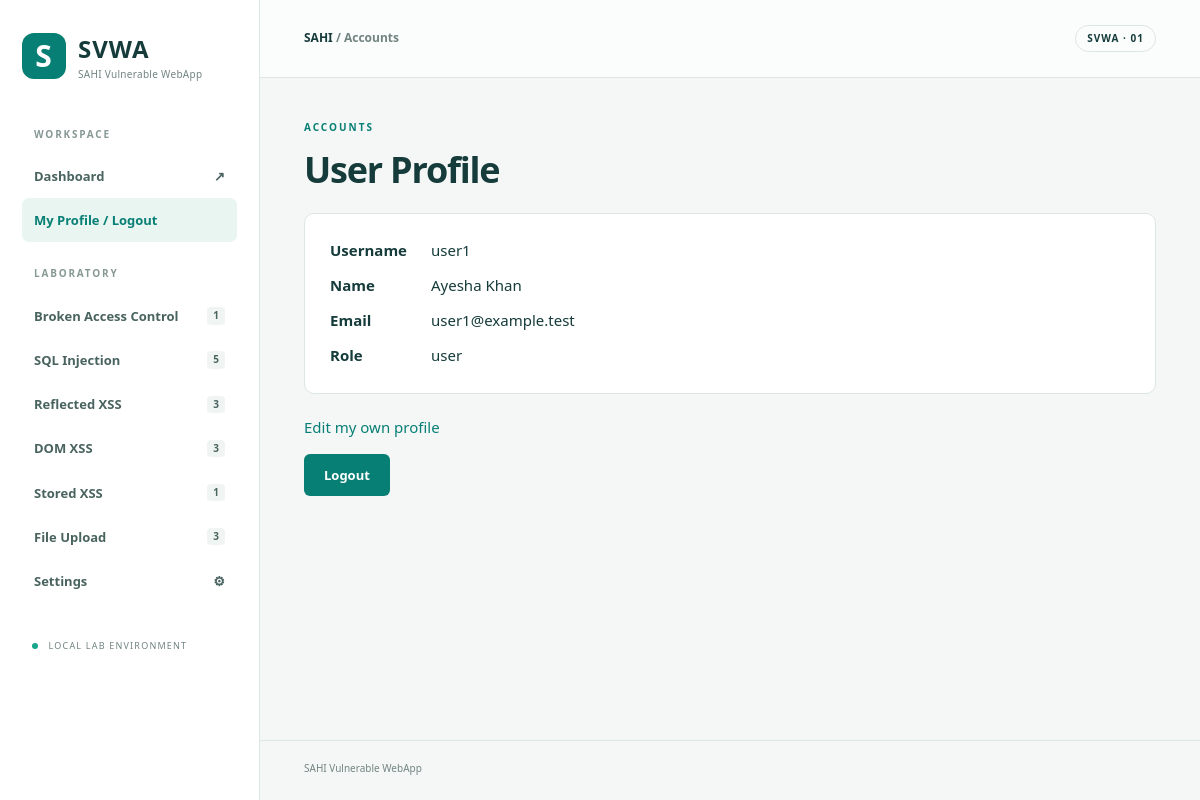
/profile.php?id=2 (signed in), run on the app's committed database.
### tables this page shows
CREATE TABLE IF NOT EXISTS accounts (
 id INT UNSIGNED AUTO_INCREMENT PRIMARY KEY,
 username VARCHAR(60) NOT NULL UNIQUE,
 name VARCHAR(100) NOT NULL,
 email VARCHAR(254) NOT NULL UNIQUE,
 password_hash VARCHAR(255) NOT NULL,
 role ENUM('user','admin') NOT NULL DEFAULT 'user',
 session_version INT NOT NULL DEFAULT 1
);

### src/includes/app.php (called while the page is built, shortened)
<?php
function h($value): string { return htmlspecialchars((string)$value, ENT_QUOTES, 'UTF-8'); }
function start_page(string $title, string $category='Overview'): void {
    require __DIR__.'/header.php';
}
function end_page(): void { require __DIR__.'/footer.php'; }

### src/includes/auth.php (called while the page is built, shortened)
<?php
require_once __DIR__.'/app.php';
function account_db(): PDO {
    static $db;
    return $db ??= new PDO('mysql:host='.(getenv('DB_HOST') ?: 'db').';dbname='.(getenv('ACCOUNT_DB_NAME') ?: 'svwa_accounts').';charset=utf8mb4', getenv('ACCOUNT_DB_USER') ?: 'svwa_accounts', getenv('ACCOUNT_DB_PASSWORD') ?: 'svwa_accounts_local', [PDO::ATTR_ERRMODE=>PDO::ERRMODE_EXCEPTION, PDO::ATTR_EMULATE_PREPARES=>false]);
}
function current_account(): ?array {
    $q=account_db()->prepare('SELECT id,username,name,email,role,session_version FROM accounts WHERE id=?');
    $q->execute([$_SESSION['account_id']]);
    $a=$q->fetch(PDO::FETCH_ASSOC);
    return $a;
}

### src/profile.php (the view, shortened to what this page needs)
<?php
require __DIR__.'/includes/auth.php';
$a=require_account();
if (isset($_GET['id'])) {
    $id=field($_GET,'id');
    $q=account_db()->prepare('SELECT id,username,name,email,role FROM accounts WHERE id=?'); $q->execute([$id]);
    $a=$q->fetch(PDO::FETCH_ASSOC);
}
start_page('User Profile','Accounts');
echo '<div class="panel"><dl class="profile-details">';
foreach (['username','name','email','role'] as $key) echo '<dt>'.h(ucfirst($key)).'</dt><dd>'.h($a[$key]).'</dd>';
echo '</dl></div><p><a href="/edit_profile.php">Edit my own profile</a></p><form action="/logout.php" method="post">'; csrf_input(); echo '<button>Logout</button></form>';

### src/assets/style.css (style rules this page uses)
:root { --teal:#087f75;--ink:#153b3a;--muted:#718482;--border:#dce7e4;--canvas:#f4f7f6 }
* { box-sizing:border-box }
body { margin:0;background:var(--canvas);color:var(--ink);font:15px/1.55 'Segoe UI',Arial,sans-serif }
a { color:var(--teal);text-decoration:none }
.panel { background:#fff;border:1px solid var(--border);border-radius:10px;padding:25px;margin:22px 0;overflow-wrap:anywhere }
button { font:600 13px 'Segoe UI',sans-serif;padding:12px 20px;white-space:nowrap;background:var(--teal);border:0;border-radius:6px;color:white;cursor:pointer }
.profile-details { display:grid;grid-template-columns:max-content minmax(0,1fr);column-gap:24px;row-gap:12px;margin:0 }
.profile-details dt { font-weight:600 }
.profile-details dd { margin:0;overflow-wrap:anywhere }

### data on the page
accounts: username "user1", name "Ayesha Khan", email "user1@example.test", role "user"

### other printed values
$group "Broken Access Control"
count($labs) "1"
$group "SQL Injection"
count($labs) "5"
$group "Reflected XSS"
count($labs) "3"
$group "DOM XSS"
$group "Stored XSS"
$group "File Upload"
$category "Accounts"
$category "ACCOUNTS"
$title "User Profile"
$key "Username"
$key "Name"
$key "Email"
